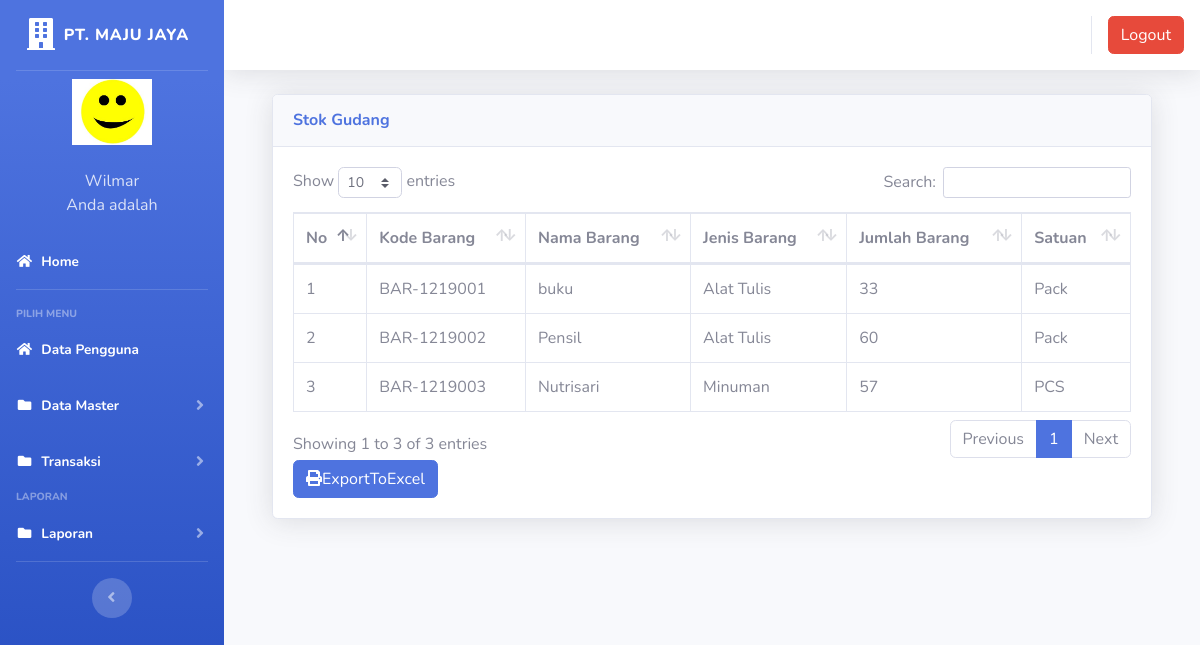
Screenshot of /index.php?page=laporan_gudang (signed in) with the database file from the repository.
### tables this page shows
CREATE TABLE `users` (
  `id` int(11) NOT NULL AUTO_INCREMENT,
  `nik` varchar(10) NOT NULL,
  `nama` varchar(100) NOT NULL,
  `alamat` text NOT NULL,
  `telepon` varchar(20) NOT NULL,
  `username` varchar(25) NOT NULL,
  `password` text NOT NULL,
  `foto` varchar(25) NOT NULL,
  PRIMARY KEY (`id`)
);

CREATE TABLE `gudang` (
  `id` int(11) NOT NULL AUTO_INCREMENT,
  `kode_barang` varchar(20) NOT NULL,
  `nama_barang` varchar(100) NOT NULL,
  `jenis_barang` varchar(20) NOT NULL,
  `jumlah` int(11) NOT NULL,
  `satuan` varchar(20) NOT NULL,
  PRIMARY KEY (`id`)
);

### page/laporan/laporan_gudang.php (the view, shortened to what this page needs)
<div class="container-fluid">
  <div class="card shadow mb-4">
    <div class="card-header py-3">
      <h6 class="m-0 font-weight-bold text-primary">Stok Gudang</h6>
    </div>
    <div class="card-body">
      <div class="table-responsive">
        <table class="table table-bordered" id="dataTable" width="100%" cellspacing="0">
        <thead>
                                <tr>
			<th>No</th>
			<th>Kode Barang</th>
			<th>Nama Barang</th>
			<th>Jenis Barang</th>
			<th>Jumlah Barang</th>
			<th>Satuan</th>
                                </tr>
		</thead>
          <tbody>
            <?php
	$no = 1;
	$sql = $koneksi->query("select * from gudang");
	while ($data = $sql->fetch_assoc()) {
	?>
                                <tr>
                                    <td><?php echo $no++; ?></td>
			<td><?php echo $data['kode_barang'] ?></td>
			<td><?php echo $data['nama_barang'] ?></td>
			<td><?php echo $data['jenis_barang'] ?></td>
			<td><?php echo $data['jumlah'] ?></td>
			<td><?php echo $data['satuan'] ?></td>
                                </tr>
	<?php }?>
		   </tbody>
                        </table>
<a href="page/laporan/export_laporan_gudang_excel.php"  class="btn btn-primary" style="margin-top:8 px"><i class="fa fa-print"></i>ExportToExcel</a>
      </div>
    </div>
  </div>
</div>

### index.php (shortened to what this page needs)
<?php
	$koneksi = new mysqli("localhost","root","","inventori");
	?>
<!DOCTYPE html>
<html lang="en">
<head>
  <link href="vendor/fontawesome-free/css/all.min.css" rel="stylesheet" type="text/css">
  <link href="css/sb-admin-2.min.css" rel="stylesheet">
  <link href="vendor/datatables/dataTables.bootstrap4.min.css" rel="stylesheet">
</head>
<body id="page-top">
  <div id="wrapper">
    <ul class="navbar-nav bg-gradient-primary sidebar sidebar-dark accordion" id="accordionSidebar">
      <a class="sidebar-brand d-flex align-items-center justify-content-center" href="index.php">
        <div class="sidebar-brand-icon">
          <i class="fas fa-building"></i>
        </div>
        <div class="sidebar-brand-text mx-2">PT. MAJU JAYA</div>
      </a>
      <hr class="sidebar-divider my-0">
 <?php
	 $user = $_SESSION['superadmin'];
   $sql =$koneksi->query("select * from users where id='$user'");
   $data = $sql->fetch_assoc();
   ?>
    <li class="d-flex align-items-center justify-content-center">
        <a class="nav-link">
		 <img src="img/<?php echo $data['foto']?>" class="img-circle" width="80" alt="User"/></a>
	  </li>
		 <li class="nav-item ">
        <a class="nav-link">
         	<div class="d-flex align-items-center justify-content-center" class="name">  <?php echo  $data['nama'];?></div></font>
			<div class="d-flex align-items-center justify-content-center" class="email">Anda adalah <?php echo $data['level'];?></div>
		 </a>
      </li>
      <li class="nav-item active">
        <a class="nav-link" href="?page=home">
          <i class="fas fa-fw fa-home"></i>
          <span>Home</span></a>
      </li>
      <hr class="sidebar-divider">
      <div class="sidebar-heading">
        Pilih Menu
      </div>
	    <li class="nav-item active">
        <a class="nav-link" href="?page=pengguna">
          <i class="fas fa-fw fa-home"></i>
          <span>Data Pengguna</span></a>
      </li>
	   <li class="nav-item active">
        <a class="nav-link collapsed" href="#" data-toggle="collapse" data-target="#collapseData" aria-expanded="true" aria-controls="collapseData">
          <i class="fas fa-fw fa-folder"></i>
          <span>Data Master</span>
        </a>
      </li>
	    <li class="nav-item active">
        <a class="nav-link collapsed" href="#" data-toggle="collapse" data-target="#collapsePages" aria-expanded="true" aria-controls="collapsePages">
          <i class="fas fa-fw fa-folder"></i>
          <span>Transaksi</span>
        </a>
      </li>
      <div class="sidebar-heading">
        Laporan
      </div>
	     <li class="nav-item active">
        <a class="nav-link collapsed" href="#" data-toggle="collapse" data-target="#collapseLaporan" aria-expanded="true" aria-controls="collapseLaporan">
          <i class="fas fa-fw fa-folder"></i>
          <span>Laporan</span>
        </a>
      </li>
      <hr class="sidebar-divider d-none d-md-block">
      <div class="text-center d-none d-md-inline">
        <button class="rounded-circle border-0" id="sidebarToggle"></button>
      </div>
    </ul>
    <div id="content-wrapper" class="d-flex flex-column">
      <div id="content">
        <nav class="navbar navbar-expand navbar-light bg-white topbar mb-4 static-top shadow">
          <ul class="navbar-nav ml-auto">
            <li class="nav-item dropdown no-arrow">
			 <div class="top-menu">
        <ul class="nav pull-right top-menu">
           <li><a onclick="return confirm('Apakah anda yakin akan logout?')" class="btn btn-danger" class="logout" href="logout.php">Logout</a></li>
        </ul>
      </div>
            </li>
          </ul>
        </nav>
        <div class="container-fluid">
		 <section class="content">
		      <?php
			   $page = $_GET['page'];
			   $aksi = $_GET['aksi'];
				   if ($page == "laporan_gudang") {
				   if ($aksi == "") {
					   include "page/laporan/laporan_gudang.php";
				   }
			   }
			   ?>
    </section>
</div>
    </div>
  </div>
  </div>
</body>
</html>

### rows the page displays
users: foto (picture), nama "Wilmar"
gudang: kode_barang "BAR-1219001", nama_barang "buku", jenis_barang "Alat Tulis", jumlah "33", satuan "Pack"
gudang: kode_barang "BAR-1219002", nama_barang "Pensil", jenis_barang "Alat Tulis", jumlah "60", satuan "Pack"
gudang: kode_barang "BAR-1219003", nama_barang "Nutrisari", jenis_barang "Minuman", jumlah "57", satuan "PCS"
